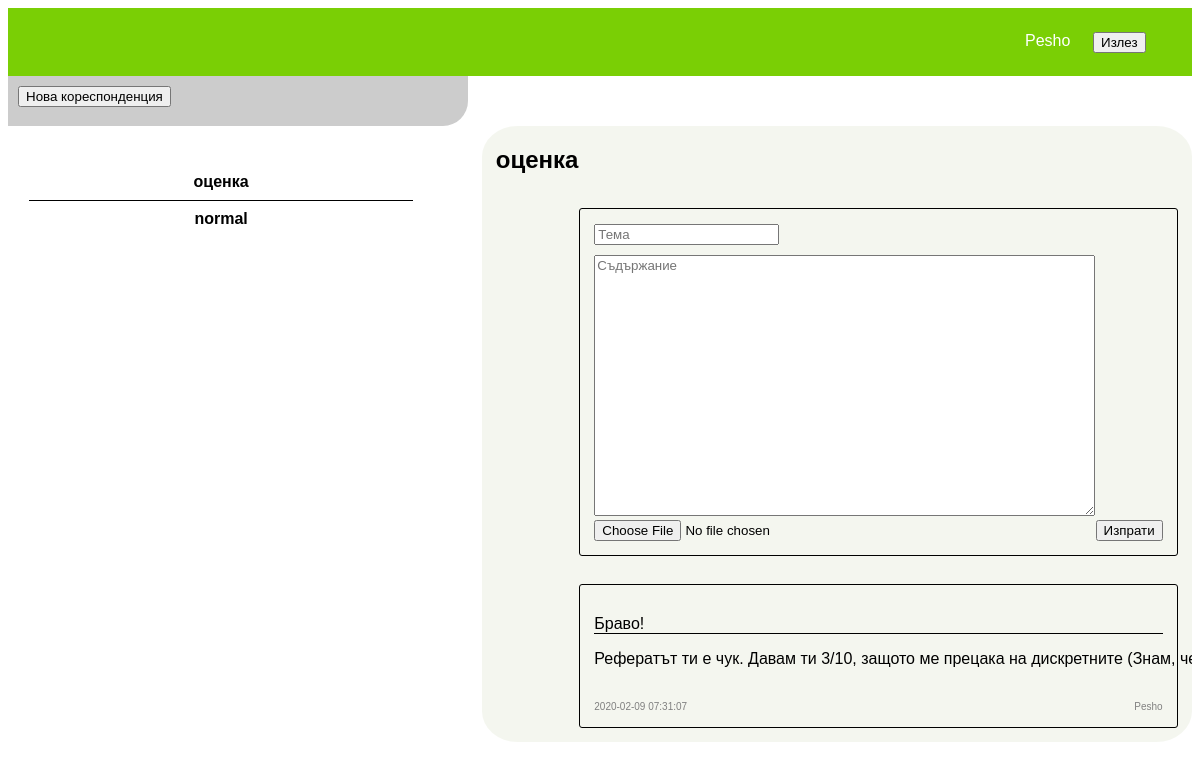
Screenshot of /View/main.php (signed in) with the database file from the repository.
### tables this page shows
CREATE TABLE CorrUsers (
	corrID INT NOT NULL,
	uID INT NOT NULL,
	isAnonymous BINARY NOT NULL DEFAULT '0',
	PRIMARY KEY (corrID, uID)
);

CREATE TABLE Correspondences (
	corrID INT NOT NULL AUTO_INCREMENT,
	title varchar(50) NOT NULL,
	datetimeCreated DATETIME NOT NULL DEFAULT NOW(),
	datetimeLast DATETIME NOT NULL DEFAULT NOW(),
	PRIMARY KEY (corrID)
);

CREATE TABLE Emails (
	corrID INT NOT NULL,
	emailID INT NOT NULL,
	fromUID INT NOT NULL,
	datetime DATETIME NOT NULL DEFAULT NOW(),
	subject varchar(250) NOT NULL,
	content varchar(8000),
	PRIMARY KEY (corrID, emailID)
);

CREATE TABLE Users (
	uID INT NOT NULL AUTO_INCREMENT,
	username varchar(100) NOT NULL UNIQUE,
	firstName varchar(100),
	lastName varchar(100),
	password varchar(100) NOT NULL,
	facID varchar(20) UNIQUE,
	admin BINARY NOT NULL DEFAULT '0',
	isDeleted BINARY NOT NULL DEFAULT '0',
	PRIMARY KEY (uID)
);

### Model/mainPageModel.php (called while the page is built, shortened)
<?php
function extractUserCorrs($uID) {
    require '../Model/dbConfig.php';
    $stmt = $connection->prepare("SELECT * FROM Correspondences JOIN CorrUsers ON Correspondences.corrID=CorrUsers.corrID WHERE CorrUsers.uid=? ORDER BY Correspondences.datetimeLast DESC");
    $stmt->execute([$uID]);
    $result = $stmt->fetchAll(PDO::FETCH_ASSOC);
    return $result;
}
function extractCorrEmails($corrID, $uID) {
    require '../Model/dbConfig.php';
    $stmt = $connection->prepare("SELECT * FROM Emails e JOIN CorrUsers c ON e.corrID=c.corrID AND c.corrID =? WHERE c.uID=?  AND e.emailID NOT IN (SELECT emailID FROM ReadEmails as re WHERE re.corrID=e.corrID AND re.uID=?);");
    $stmt->execute([$corrID, $uID, $uID]);
    $toBeRead = $stmt->fetchAll(PDO::FETCH_ASSOC);
    foreach ($toBeRead as $email){
        $stmt = $connection->prepare("INSERT INTO ReadEmails(corrID, emailID, uID) VALUES(?, ?, ?)");
        $stmt->execute([$corrID, $email['emailID'], $uID]);
    }
    $stmt = $connection->prepare("SELECT * FROM Emails as e
        JOIN Users as u ON e.fromUID=u.uID
        JOIN CorrUsers as cu on e.fromUID=cu.uID AND cu.corrID=e.corrID
        WHERE e.corrID=? ORDER BY e.emailID DESC");
    $stmt->execute([$corrID]);
    $result = $stmt->fetchAll(PDO::FETCH_ASSOC);
    return $result;
}
function extractUnread($uID) {
    require '../Model/dbConfig.php';
    $stmt = $connection->prepare("SELECT * FROM Emails e JOIN CorrUsers c ON e.corrID=c.corrID WHERE c.uID=?  AND e.emailID NOT IN (SELECT emailID FROM ReadEmails as re WHERE re.corrID=e.corrID AND re.uID=?);");
    $stmt->execute([$uID, $uID]);
    $result = $stmt->fetchAll(PDO::FETCH_ASSOC);
    return $result;
}
?>

### Controller/mainPageController.php (called while the page is built, shortened)
<?php
require '../Model/mainPageModel.php';
function getUserCorrs($uID) {
    return extractUserCorrs($uID);
}
function getCorrEmails($corrID, $uID) {
    if (belongsUserCorr($uID, $corrID)) {
        return extractCorrEmails($corrID, $uID);
    }
    return [];
}
function getUnread($uID) {
    return extractUnread($uID);
}
?>

### View/main.php (the view, shortened to what this page needs)
<?php
require '../Controller/mainPageController.php';
$uID = $_SESSION['uid'];
$username = $_SESSION['username'];
$unreadEmails = getUnread($uID);
$numUnreadEmails = count($unreadEmails);
$unreadCorrs = [];
foreach ($unreadEmails as $unreadEmail) {
    if (!in_array($unreadEmail['corrID'], $unreadCorrs)) {
        array_push($unreadCorrs, $unreadEmail['corrID']);
    }
}
$corrs = getUserCorrs($uID);
print <<< HTML
<!DOCTYPE html>
<html lang="bg">
<head>
    <meta charset="UTF-8">
    <meta name="viewport" content="width=device-width, user-scalable=no, initial-scale=1.0, maximum-scale=1.0, minimum-scale=1.0">
    <link rel="stylesheet" href="main.css">
    <title>MILfin ($numUnreadEmails)</title>
    <script>
        function newCorr() {
          var corrSubject = document.getElementById("corrSubject");
          var corrUsers = document.getElementById("corrUsers");
          var corrCreate = document.getElementById("corrCreate");
          corrSubject.style.display = "inline-block";
          corrUsers.style.display = "inline-block";
          corrCreate.style.display = "inline-block";
        }
    </script>
</head>
<body>
    <header class="header">
        <div>$username</div>
HTML;
print <<< HTML
    <form action='./processLogout.php' method='post'>
        <button>Излез</button>
    </form>
    </header>
    <div id="addCorr">
        <button type="button" onclick="newCorr()">Нова кореспонденция</button>
        <form action="./processAddCorr.php" method='post'>
            <input type='text' name='subjectCorr' placeholder='Тема' id='corrSubject' required/>
            <input type='text' name='usersCorr' placeholder='Потребители' id='corrUsers' required/>
            <input type="submit" id='corrCreate' value='&gt'/>
        </form>
    </div>
    <div id='navMain'>
    <nav>
        <ul>
HTML;
foreach ($corrs as $corr) {
    $corrID = $corr['corrID'];
    $corrTitle = $corr['title'];
    $isUnread = '';
    if (in_array($corrID, $unreadCorrs)) {
        $isUnread = 'unread';
    }
    echo "<li class='corr $isUnread' id='$corrID'>
            <form id='form$corrID' method='post' action='./main.php'>
            <input type='hidden' name='corrID' value='$corrID'>
            <input type='hidden' name='title' value='$corrTitle'>
            </form>
            <div onclick=\"document.getElementById('form$corrID').submit();\">$corrTitle</div>
        </li>";
}
$corrID = 0;
$corrTitle = '';
if (!isset($_POST['corrID'])) {
    if (count($corrs) > 0) {
        $corrID = $corrs[0]['corrID'];
        $corrTitle = $corrs[0]['title'];
    }
}
else {
    $corrID = $_POST['corrID'];
    $corrTitle = $_POST['title'];
}
$emails = [];
if ($corrID) {
    $emails = getCorrEmails($corrID, $uID);
}
print <<< HTML
        </ul>
    </nav>
    <main>
        <h2>$corrTitle</h2>
HTML;
if ($corrID) {
    echo "<div class='email sent'>
            <form method='post' enctype='multipart/form-data' action='./processSendEmail.php'>
                <input type='hidden' name='corrID' value='${corrID}'>
                <input type='text' name='subject' placeholder='Тема' class='formSubject' required/>
                <textarea rows='17' name='content' cols='60' placeholder='Съдържание'></textarea>
                <div>
                    <input type='file' name='file'/>
                    <input type='submit' value='Изпрати'/>
                </div>
            <form>
        </div>";
}
foreach($emails as $email) {
    $emailSubject = $email['subject'];
    $emailContent = $email['content'];
    $emailDatetime = $email['datetime'];
    $from = $email['username'];
    if($email['fromUID'] == $uID) {
        echo "<div class=\"email sent\">
                <pre class='subject'>$emailSubject</pre>
                <pre class='content'>$emailContent</pre>
                <div class='emailSmallInfo'>
                    <div>$emailDatetime</div>
                    <div>$from</div>
                </div>
            </div>";
    }
}
print <<< HTML
    </main>
    </div>
</body>
</html>
HTML;
?>

### View/main.css (style rules this page uses)
* { font-family: sans-serif; }
.header { background-color: #7acf05; padding: 2%; display: flex; justify-content: flex-end; font-size: 16px; color: white; }
.header > * { margin-right: 2%; }
#addCorr { height: 40px; padding-top: 10px; padding-left: 10px; overflow: hidden; }
#addCorr { width: 38%; background: #ccc; border-bottom-right-radius: 25px; }
#navMain { display: flex; justify-content: space-between; }
nav ul { list-style-type: none; padding: 5%; }
.corr { border-bottom: 1px solid black; list-style-type: none; text-align: center; cursor: pointer; padding: 9px; }
.unread { font-weight: bold; }
.corr:last-child { border-bottom: 0px; }
main { display: flex; flex-direction: column; justify-content: space-between; align-items: flex-start; background-color: #f4f6ef; border-radius: 5%; min-width: 60%; }
nav { min-width: 36%; }
nav, main { overflow-y: auto; }
h2 { margin-left: 2%; }
.email { border: 1px solid black; border-radius: 3px; margin: 2%; padding: 2%; width: 80%; }
.sent { align-self: flex-end; }
.emailSmallInfo { display: flex; justify-content: space-between; font-size: 10px; color: gray; padding-top: 3%; }
.subject { border-bottom: 1px solid black; }
form > input { display: block; margin-bottom: 10px; }
form > div { display: flex; justify-content: space-between; }

### rows the page displays
corrusers: corrID.title "оценка"
corrusers: corrID.title "normal"
correspondences: title "оценка"
emails: subject "Браво!", content "Рефератът ти е чук. Давам ти 3/10, защото ме прецака на дискретните (Знам,…", datetime "2020-02-09 07:31:07", users.username "Pesho"

### other values shown
$username "Pesho"
